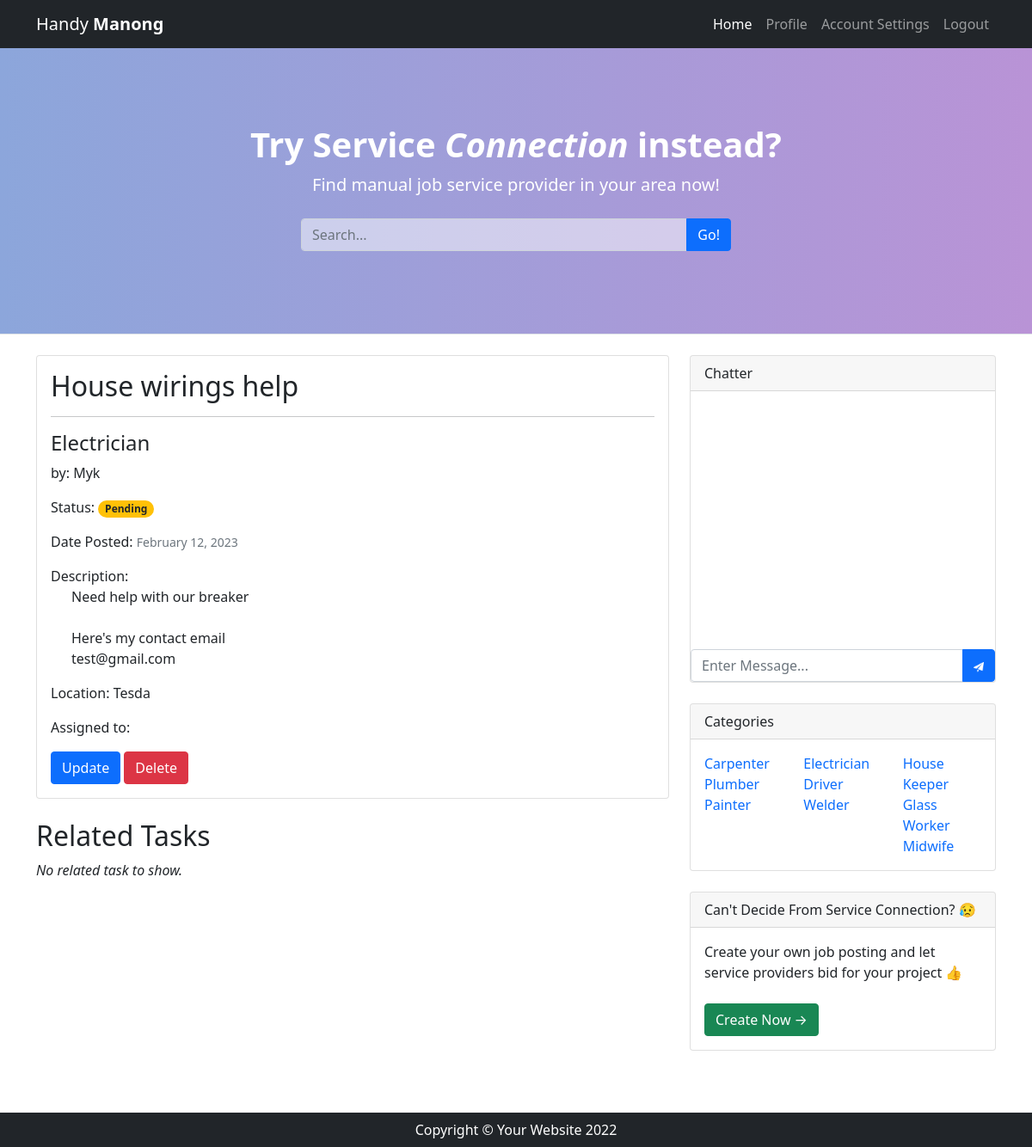
Page /home/task-view.php?uid=1&tid=2&category=Electrician (signed in) on the committed database.
### tables this page shows
CREATE TABLE `tbl_task` (
  `id` int(128) NOT NULL,
  `task_finder` varchar(128) NOT NULL,
  `task_category` varchar(128) NOT NULL,
  `task_status` varchar(128) NOT NULL DEFAULT 'Pending',
  `task_desc` varchar(128) NOT NULL,
  `task_provider` int(128) DEFAULT NULL,
  `task_date` date NOT NULL DEFAULT current_timestamp(),
  `task_location` varchar(128) NOT NULL,
  `task_title` varchar(128) NOT NULL
);

CREATE TABLE `tbl_finder` (
  `finder_id` int(128) NOT NULL,
  `finder_name` varchar(128) NOT NULL,
  `finder_email` varchar(128) NOT NULL,
  `finder_password` varchar(128) NOT NULL
);

### home/task-view.php (the view, shortened to what this page needs)
<!DOCTYPE html>
<html lang="en">
    <head>
        <link href="styles.css" rel="stylesheet" />
        <link href="main.css" rel="stylesheet" />
    </head>
    <body>
        <nav class="navbar navbar-expand-lg navbar-dark bg-dark fixed-top">
            <div class="container">
                <a class="navbar-brand" href="finder.php">Handy <strong>Manong</strong></a>
                <div class="collapse navbar-collapse" id="navbarSupportedContent">
                    <ul class="navbar-nav ms-auto mb-2 mb-lg-0">
                        <li class="nav-item"><a class="nav-link active" href="#">Home</a></li>
                        <li class="nav-item"><a class="nav-link" href="profile.php">Profile</a></li>
                        <li class="nav-item"><a class="nav-link" href="account.php">Account Settings</a></li>
                        <li class="nav-item"><a class="nav-link" aria-current="page" href="../auth/logout.php">Logout</a></li>
                    </ul>
                </div>
            </div>
        </nav>
        <header class="mt-5 py-5 bg-light border-bottom mb-4 text-white">
            <div class="container">
                <div class="text-center my-5">
                    <h1 class="fw-bolder">Try Service <em>Connection</em> instead?</h1>
                    <p class="lead mb-0">Find manual job service provider in your area now!</p>
                    <br>
                    <div class="input-group" style="max-width:500px;margin:auto;">
                        <input class="form-control" type="text" placeholder="Search..." aria-label="Search..." aria-describedby="button-search" style="background-color:rgba(255,255,255,0.5);color:#fff;"/>
                        <button class="btn btn-primary" id="button-search" type="button">Go!</button>
                    </div>
                </div>
            </div>
        </header>
        <div class="container">
            <div class="row">
                <div class="col-lg-8">
                    <div class="card mb-4 md-4">
                        <div class="card-body">
                            <?php
                                require_once "../includes/connect.php";
                                $uid = $_GET["uid"];
                                $id = $_GET["tid"];
                                if($uid != $_SESSION["id"]){
                                    header("location: finder.php?error=notask");
                                }
                                elseif(empty($id)){
                                    header("location: finder.php?error=notask");
                                }else{
                                    $sql = "SELECT `id`, `task_date`, `task_finder`, `task_category`, `task_status`, `task_title`, `task_desc`, `task_location`, `task_provider`,`finder_name` FROM `tbl_task` INNER JOIN `tbl_finder` ON tbl_task.task_finder = tbl_finder.finder_id WHERE id = $id";
                                    $result = mysqli_query($conn, $sql);
                                    while($row = mysqli_fetch_array($result)){
                                        echo "<h2 class=\"card-title\">". $row['task_title']."</h2>";
                                        echo "<hr>";
                                        echo "<h2 class=\"card-title h4 position-relative\">".$row['task_category']."</h2>";
                                        echo "<p>by: ".$row['finder_name']."</p>";
                                        if($row['task_status']=='Pending'){
                                            echo "Status: <p class=\"badge rounded-pill bg-warning text-dark\">".$row['task_status']."</p>";
                                        }elseif($row['task_status']=='Assigned'){
                                            echo "Status: <p class=\"badge rounded-pill bg-info text-dark\">".$row['task_status']."</p>";
                                        }elseif($row['task_status']=='Rejected'){
                                            echo "Status: <p class=\"badge rounded-pill bg-danger\">".$row['task_status']."</p>";
                                        }elseif($row['task_status']=='Done'){
                                            echo "Status: <p class=\"badge rounded-pill bg-success\">".$row['task_status']."</p>";
                                        }else{
                                            header("location: finder.php?error=undefine");
                                        }
                                        $date=date_create($row['task_date']);
                                        echo "<p>Date Posted: <span class=\"small text-muted\">".date_format($date,"F d, Y")."</span></p>";
                                        echo "Description:";
                                        echo "<p class=\"card-text ps-4\">".nl2br($row['task_desc'])."</p>";
                                        echo "<p>Location: ".$row['task_location']."</p>";
                                        echo "<p>Assigned to: <a href=\"#\">".$row['task_provider']."</a></p>";
                                    }
                                }
                            ?>
                            <a class="btn btn-primary" href="#!">Update</a>
                            <a class="btn btn-danger" href="#!">Delete</a>
                        </div>
                    </div>
                    <h2 class="card-title">Related Tasks</h2>
                    <div class="row row-cols-1 row-cols-md-2">
                        <?php
                            require_once "../includes/connect.php";
                            $id = $_GET['tid'];
                            $category = $_GET['category'];
                            $sql = "SELECT * FROM `tbl_task` WHERE id <> $id AND `task_finder` = ".$_SESSION['id']." AND `task_category`= '".$category."'";
                            $result = mysqli_query($conn, $sql);
                            $num = mysqli_num_rows($result);
                                if($num == 0) {
                                    echo "<i mb-5>No related task to show.</i>";
                                }
                        ?>
                    </div>
                </div>
                <div class="col-lg-4">
                    <div class="card mb-4">
                        <div class="card-header">Chatter</div>
                        <div class="card-body" style="overflow-x: hidden;overflow-y: auto;height:300px;">
                        </div>
                        <form role="form" action="messaging.php?error=<?php echo $_GET['tid']?>" method="post">
                            <div class="input-group">
                                <input class="form-control" type="text" placeholder="Enter Message..." aria-label="Search..." aria-describedby="button-search" name="chat" required autocomplete="off"/>
                                <button class="btn btn-primary" id="button-search" type="submit" name="send"><img src="../assets/images/paper-plane.png" height="12" alt="" srcset=""></button>
                            </div>
                        </form>
                    </div>
                    <div class="card mb-4">
                        <div class="card-header">Categories</div>
                        <div class="card-body">
                        <div class="row">
                                <div class="col-sm-4">
                                    <ul class="list-unstyled mb-0">
                                    <form action="search.php" method="post">
                                        <li><input type="submit" value="Carpenter"  name="search" style="all:unset;color:#0D6EFD;cursor: pointer;"></li>
                                        <li><input type="submit" value="Plumber"  name="search" style="all:unset;color:#0D6EFD;cursor: pointer;"></li>
                                        <li><input type="submit" value="Painter"  name="search" style="all:unset;color:#0D6EFD;cursor: pointer;"></li>
                                    </form>
                                    </ul>
                                </div>
                                <div class="col-sm-4">
                                    <ul class="list-unstyled mb-0">
                                    <form action="search.php" method="post">
                                        <li><input type="submit" value="Electrician"  name="search" style="all:unset;color:#0D6EFD;cursor: pointer;"></li>
                                        <li><input type="submit" value="Driver"  name="search" style="all:unset;color:#0D6EFD;cursor: pointer;"></li>
                                        <li><input type="submit" value="Welder"  name="search" style="all:unset;color:#0D6EFD;cursor: pointer;"></li>
                                    </form>
                                    </ul>
                                </div>
                                <div class="col-sm-4">
                                    <ul class="list-unstyled mb-0">
                                    <form action="search.php" method="post">
                                        <li><input type="submit" value="House Keeper"  name="search" style="all:unset;color:#0D6EFD;cursor: pointer;"></li>
                                        <li><input type="submit" value="Glass Worker"  name="search" style="all:unset;color:#0D6EFD;cursor: pointer;"></li>
                                        <li><input type="submit" value="Midwife"  name="search" style="all:unset;color:#0D6EFD;cursor: pointer;"></li>
                                    </form>
                                    </ul>
                                </div>
                            </div>
                        </div>
                    </div>
                    <div class="card mb-4">
                        <div class="card-header">Can't Decide From Service Connection? &#128549</div>
                        <div class="card-body">Create your own job posting and let service providers bid for your project &#128077
                            <br><br>
                        <a class="btn btn-success" href="task-create.php">Create Now →</a>
                        </div>
                    </div>
                </div>
            </div>
        </div>
        <footer class="py-2 bg-dark mt-5">
            <div class="container"><p class="m-0 text-center text-white">Copyright &copy; Your Website 2022</p></div>
        </footer>
    </body>
</html>

### home/main.css (style rules this page uses)
header.bg-light { background: #B993D6; background: -webkit-linear-gradient(to right, #8CA6DB, #B993D6); background: linear-gradient(to right, #8CA6DB, #B993D6); }

### rows in the picture
tbl_task: task_title "House wirings help", task_category "Electrician", tbl_finder.finder_name "Myk", task_status "Pending", task_date "February 12, 2023", task_desc "Need help with our breaker Here's my contact email test@gmail.com", task_location "Tesda"
